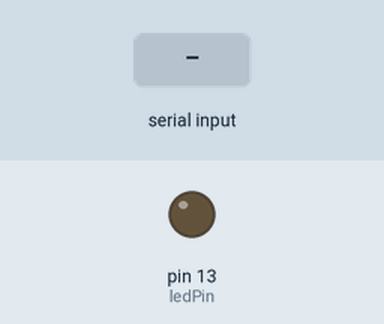
Simulated run of this sketch. Board: Arduino Uno, built with avr-gcc and run on an emulated ATmega328P. On the bench: output pins drawn as LEDs (lit = HIGH). Inputs (shaded band) come from the test bench.

Above: at 1.2 s.
1.3 s: "1" received over Serial
At 1.7 s:
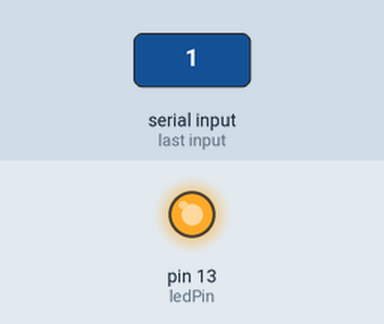
2.8 s: "0" received over Serial
At 4.0 s:
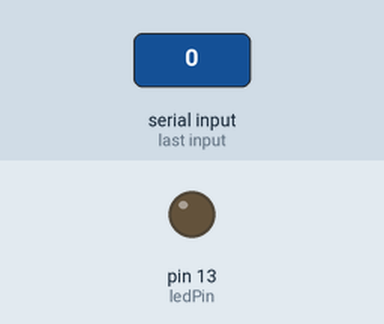
Timing chart, 0 to 5.8 s (numbered marks = the images above; inputs shaded):
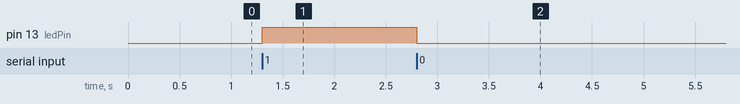

Measured:
- after the input at 1.3 s, pin 13 (ledPin): LOW → HIGH at once
- after the input at 2.8 s, pin 13 (ledPin): HIGH → LOW at once

The sketch:

code.ino
```cpp
int ledPin = 13;

void setup() {

  pinMode(ledPin, OUTPUT);

  Serial.begin(9600);

}

void loop() {

  if (Serial.available() > 0) {

    int state = Serial.read();

    if (state == '1') {

      digitalWrite(ledPin, HIGH);

    } else if (state == '0') {

      digitalWrite(ledPin, LOW);

    }

  }

}
```

code.cpp
```cpp
int ledPin = 13;

void setup() {

  pinMode(ledPin, OUTPUT);

  Serial.begin(9600);

}

void loop() {

  if (Serial.available() > 0) {

    int state = Serial.read();

    if (state == '1') {

      digitalWrite(ledPin, HIGH);

    } else if (state == '0') {

      digitalWrite(ledPin, LOW);

    }

  }

}
```
